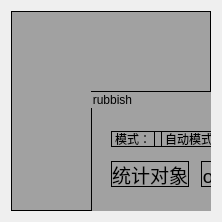
         <widget class="QWidget" name="widget_21" native="true">
          <layout class="QGridLayout" name="gridLayout_17">
           <item row="0" column="0">
            <widget class="QWidget" name="widget" native="true">
             <property name="minimumSize">
              <size>
               <width>200</width>
               <height>200</height>
              </size>
             </property>
             <property name="styleSheet">
              <string notr="true">background-color: rgb(161, 161, 161);
border:1px solid black;</string>
             </property>
             <widget class="QGroupBox" name="groupBox">
              <property name="geometry">
               <rect>
                <x>80</x>
                <y>80</y>
                <width>481</width>
                <height>301</height>
               </rect>
              </property>
              <property name="title">
               <string>rubbish</string>
              </property>
              <widget class="QWidget" name="widget_static" native="true">
               <property name="geometry">
                <rect>
                 <x>20</x>
                 <y>120</y>
                 <width>341</width>
                 <height>200</height>
                </rect>
               </property>
               <property name="minimumSize">
                <size>
                 <width>0</width>
                 <height>200</height>
                </size>
               </property>
               <widget class="QLabel" name="label_start">
                <property name="geometry">
                 <rect>
                  <x>50</x>
                  <y>40</y>
                  <width>21</width>
                  <height>31</height>
                 </rect>
                </property>
                <property name="styleSheet">
                 <string notr="true">border-bottom: 0px solid #FFFFFF;
color: rgb(0, 120, 220);
background-color: rgb(38, 56, 81);</string>
                </property>
                <property name="text">
                 <string>L</string>
                </property>
               </widget>
               <widget class="QLabel" name="label_stop">
                <property name="geometry">
                 <rect>
                  <x>40</x>
                  <y>90</y>
                  <width>21</width>
                  <height>31</height>
                 </rect>
                </property>
                <property name="styleSheet">
                 <string notr="true">border-bottom: 0px solid #FFFFFF;
color: rgb(0, 120, 220);
background-color: rgb(38, 56, 81);</string>
                </property>
                <property name="text">
                 <string>L</string>
                </property>
               </widget>
               <widget class="QPushButton" name="pushButton_start">
                <property name="geometry">
                 <rect>
                  <x>100</x>
                  <y>30</y>
                  <width>141</width>
                  <height>51</height>
                 </rect>
                </property>
                <property name="font">
                 <font>
                  <family>Microsoft YaHei UI</family>
                  <pointsize>14</pointsize>
                  <italic>false</italic>
                  <bold>false</bold>
                 </font>
                </property>
                <property name="styleSheet">
                 <string notr="true">QPushButton
{
    color: rgb(255, 255, 255);
    background-color: rgb(38, 56, 81);
border-radius:15px;
}
QPushButton:checked 
{
	background-color: rgb(60, 68, 81);
 }</string>
                </property>
                <property name="text">
                 <string>启动</string>
                </property>
                <property name="checkable">
                 <bool>true</bool>
                </property>
                <property name="checked">
                 <bool>false</bool>
                </property>
               </widget>
               <widget class="QPushButton" name="pushButton_test">
                <property name="geometry">
                 <rect>
                  <x>150</x>
                  <y>10</y>
                  <width>100</width>
                  <height>32</height>
                 </rect>
                </property>
                <property name="minimumSize">
                 <size>
                  <width>100</width>
                  <height>30</height>
                 </size>
                </property>
                <property name="text">
                 <string>test</string>
                </property>
               </widget>
              </widget>
              <widget class="QLabel" name="label_static_obj_title">
               <property name="geometry">
                <rect>
                 <x>20</x>
                 <y>70</y>
                 <width>78</width>
                 <height>26</height>
                </rect>
               </property>
               <property name="font">
                <font>
                 <family>Microsoft YaHei UI</family>
                 <pointsize>14</pointsize>
                 <italic>false</italic>
                 <bold>false</bold>
                </font>
               </property>
               <property name="styleSheet">
                <string notr="true">border: 1px solid black;
background-color: transparent;</string>
               </property>
               <property name="text">
                <string>统计对象</string>
               </property>
               <property name="alignment">
                <set>Qt::AlignCenter</set>
               </property>
              </widget>
              <widget class="QLabel" name="label_static_obj_title_2">
               <property name="geometry">
                <rect>
                 <x>160</x>
                 <y>70</y>
                 <width>45</width>
                 <height>26</height>
                </rect>
               </property>
               <property name="font">
                <font>
                 <family>Microsoft YaHei UI</family>
                 <pointsize>14</pointsize>
                 <italic>false</italic>
                 <bold>false</bold>
                </font>
               </property>
               <property name="styleSheet">
                <string notr="true">border: 1px solid black;
background-color: transparent;</string>
               </property>
               <property name="text">
                <string>ng数</string>
               </property>
               <property name="alignment">
                <set>Qt::AlignCenter</set>
               </property>
              </widget>
              <widget class="QLabel" name="label_static_obj_title_4">
               <property name="geometry">
                <rect>
                 <x>110</x>
                 <y>70</y>
                 <width>43</width>
                 <height>26</height>
                </rect>
               </property>
               <property name="font">
                <font>
                 <family>Microsoft YaHei UI</family>
                 <pointsize>14</pointsize>
                 <italic>false</italic>
                 <bold>false</bold>
                </font>
               </property>
               <property name="styleSheet">
                <string notr="true">border: 1px solid black;
background-color: transparent;</string>
               </property>
               <property name="text">
                <string>ok数</string>
               </property>
               <property name="alignment">
                <set>Qt::AlignCenter</set>
               </property>
              </widget>
              <widget class="QLabel" name="label_static_obj_title_3">
               <property name="geometry">
                <rect>
                 <x>220</x>
                 <y>70</y>
                 <width>40</width>
                 <height>26</height>
                </rect>
               </property>
               <property name="font">
                <font>
                 <family>Microsoft YaHei UI</family>
                 <pointsize>14</pointsize>
                 <italic>false</italic>
                 <bold>false</bold>
                </font>
               </property>
               <property name="styleSheet">
                <string notr="true">border: 1px solid black;
background-color: transparent;</string>
               </property>
               <property name="text">
                <string>总数</string>
               </property>
               <property name="alignment">
                <set>Qt::AlignCenter</set>
               </property>
              </widget>
              <widget class="QLabel" name="label_10">
               <property name="geometry">
                <rect>
                 <x>380</x>
                 <y>140</y>
                 <width>61</width>
                 <height>81</height>
                </rect>
               </property>
               <property name="text">
                <string>L</string>
               </property>
              </widget>
              <widget class="QWidget" name="widget_20" native="true">
               <property name="geometry">
                <rect>
                 <x>20</x>
                 <y>40</y>
                 <width>709</width>
                 <height>16</height>
                </rect>
               </property>
               <property name="maximumSize">
                <size>
                 <width>16777215</width>
                 <height>40</height>
                </size>
               </property>
               <layout class="QGridLayout" name="gridLayout_16">
                <property name="leftMargin">
                 <number>0</number>
                </property>
                <property name="topMargin">
                 <number>0</number>
                </property>
                <property name="rightMargin">
                 <number>0</number>
                </property>
                <property name="bottomMargin">
                 <number>0</number>
                </property>
                <item row="0" column="1">
                 <widget class="QLabel" name="label_mode">
                  <property name="text">
                   <string>自动模式</string>
                  </property>
                 </widget>
                </item>
                <item row="0" column="0">
                 <widget class="QLabel" name="label_7">
                  <property name="text">
                   <string>模式：</string>
                  </property>
                 </widget>
                </item>
                <item row="0" column="3">
                 <widget class="QPushButton" name="pushButton_6">
                  <property name="minimumSize">
                   <size>
                    <width>100</width>
                    <height>30</height>
                   </size>
                  </property>
                  <property name="text">
                   <string>sim</string>
                  </property>
                 </widget>
                </item>
                <item row="0" column="4">
                 <widget class="QPushButton" name="pushButton_7">
                  <property name="minimumSize">
                   <size>
                    <width>100</width>
                    <height>30</height>
                   </size>
                  </property>
                  <property name="text">
                   <string>send</string>
                  </property>
                 </widget>
                </item>
                <item row="0" column="2">
                 <widget class="QPushButton" name="pushButton_5">
                  <property name="minimumSize">
                   <size>
                    <width>100</width>
                    <height>30</height>
                   </size>
                  </property>
                  <property name="text">
                   <string>form</string>
                  </property>
                 </widget>
                </item>
                <item row="0" column="5">
                 <widget class="QComboBox" name="comboBox">
                  <property name="minimumSize">
                   <size>
                    <width>200</width>
                    <height>0</height>
                   </size>
                  </property>
                  <property name="maximumSize">
                   <size>
                    <width>200</width>
                    <height>16777215</height>
                   </size>
                  </property>
                  <item>
                   <property name="text">
                    <string>Cam1</string>
                   </property>
                  </item>
                  <item>
                   <property name="text">
                    <string>Cam2</string>
                   </property>
                  </item>
                 </widget>
                </item>
                <item row="0" column="6">
                 <spacer name="horizontalSpacer_2">
                  <property name="orientation">
                   <enum>Qt::Horizontal</enum>
                  </property>
                  <property name="sizeHint" stdset="0">
                   <size>
                    <width>40</width>
                    <height>20</height>
                   </size>
                  </property>
                 </spacer>
                </item>
               </layout>
              </widget>
              <widget class="QPushButton" name="pushButton_save_calibration_data">
               <property name="geometry">
                <rect>
                 <x>290</x>
                 <y>80</y>
                 <width>131</width>
                 <height>61</height>
                </rect>
               </property>
               <property name="font">
                <font>
                 <family>Microsoft YaHei UI</family>
                 <pointsize>14</pointsize>
                 <italic>false</italic>
                 <bold>false</bold>
                </font>
               </property>
               <property name="styleSheet">
                <string notr="true">QPushButton
{
    color: rgb(255, 255, 255);
    background-color: rgb(38, 56, 81);
border-radius:15px;
}
QPushButton:pressed 
{
	background-color: rgb(60, 68, 81);
 }

QPushButton:checked 
{
	background-color: rgb(60, 68, 81);
 }</string>
               </property>
               <property name="text">
                <string>保存标定数据</string>
               </property>
               <property name="checkable">
                <bool>true</bool>
               </property>
              </widget>
              <widget class="QPushButton" name="pushButton_sim_3">
               <property name="geometry">
                <rect>
                 <x>180</x>
                 <y>240</y>
                 <width>432</width>
                 <height>26</height>
                </rect>
               </property>
               <property name="font">
                <font>
                 <family>Microsoft YaHei UI</family>
                 <pointsize>14</pointsize>
                 <italic>false</italic>
                 <bold>false</bold>
                </font>
               </property>
               <property name="styleSheet">
                <string notr="true">QPushButton
{
    color: rgb(255, 255, 255);
    background-color: rgb(38, 56, 81);
border-radius:15px;
}
QPushButton:pressed 
{
	background-color: rgb(60, 68, 81);
 }

QPushButton:checked 
{
	background-color: rgb(60, 68, 81);
 }</string>
               </property>
               <property name="text">
                <string>测试</string>
               </property>
               <property name="checkable">
                <bool>true</bool>
               </property>
              </widget>
             </widget>
            </widget>
           </item>
          </layout>
         </widget>
